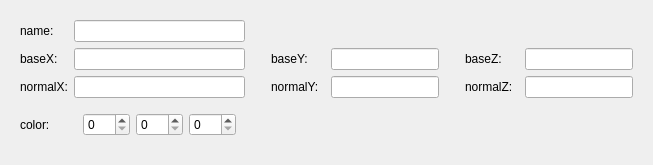
   <widget class="QWidget" name="page_17">
    <layout class="QVBoxLayout" name="verticalLayout_7">
     <item>
      <widget class="QWidget" name="widget_14" native="true">
       <layout class="QGridLayout" name="gridLayout_15">
        <item row="2" column="3">
         <widget class="QLabel" name="label_135">
          <property name="text">
           <string>normalY:</string>
          </property>
         </widget>
        </item>
        <item row="0" column="0">
         <widget class="QLabel" name="label_140">
          <property name="text">
           <string>name:</string>
          </property>
         </widget>
        </item>
        <item row="1" column="3" colspan="2">
         <widget class="QLabel" name="label_145">
          <property name="text">
           <string>baseY:</string>
          </property>
         </widget>
        </item>
        <item row="1" column="7" colspan="2">
         <widget class="QLabel" name="label_147">
          <property name="text">
           <string>baseZ:</string>
          </property>
         </widget>
        </item>
        <item row="1" column="9">
         <widget class="QLineEdit" name="lineEdit_142"/>
        </item>
        <item row="2" column="7">
         <widget class="QLabel" name="label_148">
          <property name="text">
           <string>normalZ:</string>
          </property>
         </widget>
        </item>
        <item row="1" column="5">
         <widget class="QLineEdit" name="lineEdit_148"/>
        </item>
        <item row="0" column="1">
         <widget class="QLineEdit" name="lineEdit_149"/>
        </item>
        <item row="1" column="0">
         <widget class="QLabel" name="label_149">
          <property name="text">
           <string>baseX:</string>
          </property>
         </widget>
        </item>
        <item row="2" column="1">
         <widget class="QLineEdit" name="lineEdit_150"/>
        </item>
        <item row="1" column="1">
         <widget class="QLineEdit" name="lineEdit_151"/>
        </item>
        <item row="2" column="0">
         <widget class="QLabel" name="label_150">
          <property name="text">
           <string>normalX:</string>
          </property>
         </widget>
        </item>
        <item row="3" column="0">
         <widget class="QLabel" name="label_151">
          <property name="text">
           <string>color:</string>
          </property>
         </widget>
        </item>
        <item row="2" column="2">
         <spacer name="horizontalSpacer_79">
          <property name="orientation">
           <enum>Qt::Horizontal</enum>
          </property>
          <property name="sizeType">
           <enum>QSizePolicy::Fixed</enum>
          </property>
          <property name="sizeHint" stdset="0">
           <size>
            <width>20</width>
            <height>20</height>
           </size>
          </property>
         </spacer>
        </item>
        <item row="1" column="2">
         <spacer name="horizontalSpacer_82">
          <property name="orientation">
           <enum>Qt::Horizontal</enum>
          </property>
          <property name="sizeType">
           <enum>QSizePolicy::Fixed</enum>
          </property>
          <property name="sizeHint" stdset="0">
           <size>
            <width>20</width>
            <height>20</height>
           </size>
          </property>
         </spacer>
        </item>
        <item row="2" column="5">
         <widget class="QLineEdit" name="lineEdit_154"/>
        </item>
        <item row="2" column="9">
         <widget class="QLineEdit" name="lineEdit_155"/>
        </item>
        <item row="1" column="6">
         <spacer name="horizontalSpacer_86">
          <property name="orientation">
           <enum>Qt::Horizontal</enum>
          </property>
          <property name="sizeType">
           <enum>QSizePolicy::Fixed</enum>
          </property>
          <property name="sizeHint" stdset="0">
           <size>
            <width>20</width>
            <height>20</height>
           </size>
          </property>
         </spacer>
        </item>
        <item row="2" column="6">
         <spacer name="horizontalSpacer_87">
          <property name="orientation">
           <enum>Qt::Horizontal</enum>
          </property>
          <property name="sizeType">
           <enum>QSizePolicy::Fixed</enum>
          </property>
          <property name="sizeHint" stdset="0">
           <size>
            <width>20</width>
            <height>20</height>
           </size>
          </property>
         </spacer>
        </item>
        <item row="3" column="1">
         <widget class="QWidget" name="widget_49" native="true">
          <property name="sizePolicy">
           <sizepolicy hsizetype="Expanding" vsizetype="Fixed">
            <horstretch>0</horstretch>
            <verstretch>0</verstretch>
           </sizepolicy>
          </property>
          <layout class="QHBoxLayout" name="horizontalLayout_23">
           <item>
            <widget class="QSpinBox" name="spinBox_40">
             <property name="sizePolicy">
              <sizepolicy hsizetype="Preferred" vsizetype="Fixed">
               <horstretch>0</horstretch>
               <verstretch>0</verstretch>
              </sizepolicy>
             </property>
             <property name="maximum">
              <number>255</number>
             </property>
            </widget>
           </item>
           <item>
            <widget class="QSpinBox" name="spinBox_41">
             <property name="sizePolicy">
              <sizepolicy hsizetype="Preferred" vsizetype="Fixed">
               <horstretch>0</horstretch>
               <verstretch>0</verstretch>
              </sizepolicy>
             </property>
             <property name="maximum">
              <number>255</number>
             </property>
            </widget>
           </item>
           <item>
            <widget class="QSpinBox" name="spinBox_42">
             <property name="sizePolicy">
              <sizepolicy hsizetype="Preferred" vsizetype="Fixed">
               <horstretch>0</horstretch>
               <verstretch>0</verstretch>
              </sizepolicy>
             </property>
             <property name="maximum">
              <number>255</number>
             </property>
            </widget>
           </item>
          </layout>
         </widget>
        </item>
       </layout>
      </widget>
     </item>
    </layout>
   </widget>
